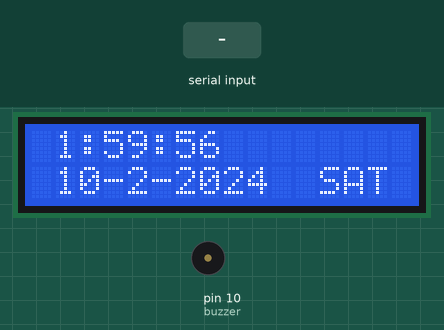
Recording of a sketch running on a simulated Arduino Nano, built with avr-gcc and run on an emulated ATmega328P. Parts: 16×2 character LCD, buzzer (waves = sounding, pin HIGH). The inputs (shaded band) are chosen by the test bench. The local clock reads 2024-03-15 10:24:30 at power-on unless the sketch sets it; what the sketch prints to the serial monitor is not drawn.

Above: at 0.2 s.
At 1.2 s:
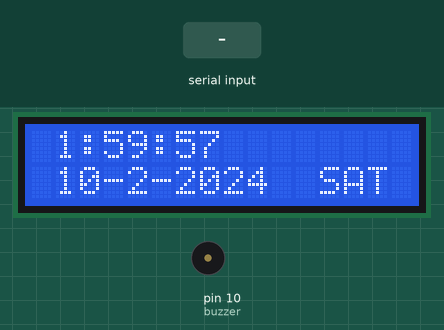
1.3 s: "Date: \n" received over the second serial link
At 3.4 s:
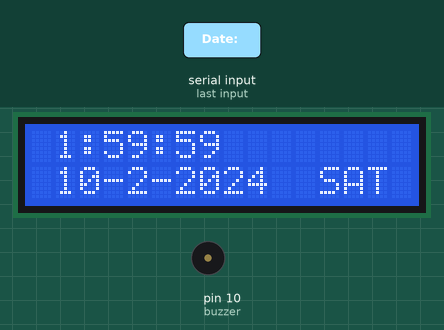
3.5 s: "90,45\n" received over the second serial link
5.5 s: " Time: \n" received over the second serial link
Timing chart, 0 to 8.5 s (numbered marks = the images above; inputs shaded):
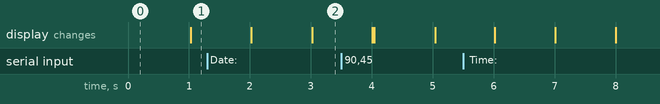

The sketch:

sketch_jun7a.ino
```cpp
#include <Wire.h>
#include <I2C_RTC.h>
#include <LiquidCrystal_I2C.h>
#include <SoftwareSerial.h>

static DS3231 RTC;
LiquidCrystal_I2C lcd(0x27, A4, A5); // Creates an LC object. Parameters: (rs, enable, d4, d5, d6, d7)
SoftwareSerial ArduinoUno(2, 3);
int buzzer =10;
int receivedYear = 0;
int receivedMonth = 0;
int receivedDay = 0;
int receivedHour = 0;
int receivedMinute = 0;
int year,day,month,hour,minute;
void setup() {
Serial.begin(9600);
ArduinoUno.begin(9600);
    //Buzzer
    pinMode(10, OUTPUT);
    Serial.begin(9600);
    RTC.begin();
    lcd.begin(16, 2);

    //RTC.setHourMode(CLOCK_H12);
    RTC.setHourMode(CLOCK_H24);
    //if (RTC.getHourMode() == CLOCK_H12) {
        //RTC.setMeridiem(HOUR_PM);
    //}
    RTC.setDay(10);
    RTC.setMonth(2);
    RTC.setYear(2024);
    RTC.setHours(1);
    RTC.setMinutes(59);
    RTC.setSeconds(56);
    RTC.setWeek(7);
    //RTC.setDate(24,10,2);
    //RTC.setTime(24,59,56);
}

void loop() {

       // digitalWrite(buzzer, HIGH);
      //  delayMicroseconds(2000);
       // digitalWrite(buzzer, LOW);
       // delayMicroseconds(2000);
       if (ArduinoUno.available()) {
        String dateTime = ArduinoUno.readStringUntil('\n');
        Serial.print("Received Date and Time: ");
        Serial.println(dateTime);

        parseDateTime(dateTime);

        // Print parsed values for verification
        Serial.print("Received Year: ");
        Serial.println(receivedYear);
        Serial.print("Received Month: ");
        Serial.println(receivedMonth);
        Serial.print("Received Day: ");
        Serial.println(receivedDay);
        Serial.print("Received Hour: ");
        Serial.println(receivedHour);
        Serial.print("Received Minute: ");
        Serial.println(receivedMinute);
    }
    switch (RTC.getWeek()) {
        case 1:
            Serial.print("SUN");
            lcd.setCursor(10, 1);
            lcd.print("SUN");
            break;
        case 2:
            Serial.print("MON");
            lcd.setCursor(10, 1);
            lcd.print("MON");
            break;
        case 3:
            Serial.print("TUE");
            lcd.setCursor(10, 1);
            lcd.print("TUE");
            break;
        case 4:
            Serial.print("WED");
            lcd.setCursor(10, 1);
            lcd.print("WED");
            break;
        case 5:
            Serial.print("THU");
            lcd.setCursor(10, 1);
            lcd.print("THU");
            break;
        case 6:
            Serial.print("FRI");
            lcd.setCursor(10, 1);
            lcd.print("FRI");
            break;
        case 7:
            Serial.print("SAT");
            lcd.setCursor(12, 1);
            lcd.print("SAT");
            break;
    }
    Serial.print(" ");
    day= RTC.getDay();
    Serial.print(RTC.getDay());
    Serial.print("-");
    month = RTC.getMonth();
    Serial.print(RTC.getMonth());
    Serial.print("-");
    year = RTC.getYear();
    Serial.print(RTC.getYear());
    Serial.print(" ");
    hour = RTC.getHours();
    Serial.print(RTC.getHours());
    Serial.print(":");
    minute = RTC.getMinutes();
    Serial.print(RTC.getMinutes());
    Serial.print(":");
    Serial.print(RTC.getSeconds());
    Serial.print(" \n");

    lcd.setCursor(0, 1);
    lcd.print(" ");
    lcd.print(RTC.getDay());
    lcd.print("-");
    lcd.print(RTC.getMonth());
    lcd.print("-");
    lcd.print(RTC.getYear());
    lcd.setCursor(0, 0);
    lcd.print(" ");
    lcd.print(RTC.getHours());
    lcd.print(":");
    lcd.print(RTC.getMinutes());
    lcd.print(":");
    lcd.print(RTC.getSeconds());
    lcd.print(" ");
if((receivedYear==year) && (receivedMonth==month) && (receivedDay==day) && (receivedHour==hour) && (receivedMinute==minute)==1){
      digitalWrite(buzzer, HIGH);
       delayMicroseconds(2000);
       digitalWrite(buzzer, LOW);
       delayMicroseconds(2000);
       digitalWrite(buzzer, HIGH);
       delayMicroseconds(2000);
       digitalWrite(buzzer, LOW);
       delayMicroseconds(2000);
       digitalWrite(buzzer, HIGH);
       delayMicroseconds(2000);
       digitalWrite(buzzer, LOW);
       delayMicroseconds(2000);


}


}
void parseDateTime(String dateTime) {
    int dateIndex = dateTime.indexOf("Date: ");
    int timeIndex = dateTime.indexOf(" Time: ");

    if (dateIndex != -1 && timeIndex != -1) {
        // Extract date
        String receivedDate = dateTime.substring(dateIndex + 6, timeIndex);
        receivedDate.trim(); // Remove any leading/trailing spaces

        // Extract time
        String receivedTime = dateTime.substring(timeIndex + 7);
        receivedTime.trim(); // Remove any leading/trailing spaces
        receivedYear="";
        receivedMonth="";
        receivedDay="";
        receivedHour="";
        receivedMinute="";
        // Convert date and time strings to integers after trimming
        receivedYear = receivedDate.substring(0, 4).toInt();
        receivedMonth = receivedDate.substring(5, 7).toInt();
        receivedDay = receivedDate.substring(8, 10).toInt();
        receivedHour = receivedTime.substring(0, 2).toInt();
        receivedMinute = receivedTime.substring(3, 5).toInt();
    }
}
```
